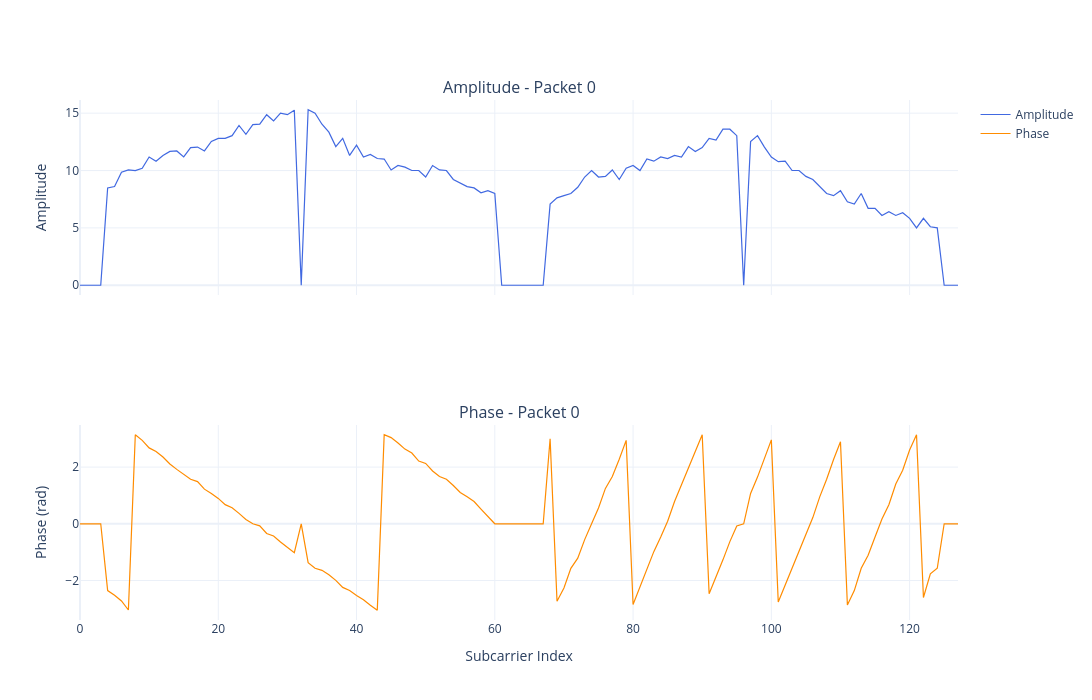

The code cell stored with this chart in its notebook:
### Markdown cell above
## Display sample subcarrier

### Code cell
import plotly.graph_objects as go
from plotly.subplots import make_subplots
import numpy as np

SUBCARRIER_INDEX=10

# Chọn packet đầu tiên có dữ liệu hợp lệ
valid_packets = df_calc[df_calc["subcarrier_count"] > 0]
if valid_packets.empty:
    raise ValueError("Không có packet hợp lệ để plot")

sample_idx = valid_packets.index[0]
amp = np.asarray(df_calc.loc[sample_idx, "amplitude"])
phs = np.asarray(df_calc.loc[sample_idx, "phase"])
subcarrier_idx = np.arange(len(amp))

fig = make_subplots(rows=2, cols=1, shared_xaxes=True,
                    subplot_titles=[f"Amplitude - Packet {sample_idx}",
                                    f"Phase - Packet {sample_idx}"])

fig.add_trace(go.Scatter(x=subcarrier_idx, y=amp, mode='lines',
                          line=dict(color='royalblue', width=1.2),
                          name='Amplitude'), row=1, col=1)

fig.add_trace(go.Scatter(x=subcarrier_idx, y=phs, mode='lines',
                          line=dict(color='darkorange', width=1.2),
                          name='Phase'), row=2, col=1)

fig.update_yaxes(title_text="Amplitude", row=1, col=1)
fig.update_yaxes(title_text="Phase (rad)", row=2, col=1)
fig.update_xaxes(title_text="Subcarrier Index", row=2, col=1)
fig.update_layout(height=700, width=1200, showlegend=True,
                  template='plotly_white')
fig.show()

### Figure 1 — Plotly figure (JSON) as saved in the notebook; plotly's stock layout.template omitted (floating-point values rounded to 4 significant figures)
{"data": [{"line": {"color": "royalblue", "width": 1.2}, "mode": "lines", "name": "Amplitude", "type": "scatter", "x": [0, 1, 2, 3, 4, 5, 6, 7, 8, 9, 10, 11, 12, 13, 14, 15, 16, 17, 18, 19, 20, 21, 22, 23, 24, 25, 26, 27, 28, 29, 30, 31, 32, 33, 34, 35, 36, 37, 38, 39, 40, 41, 42, 43, 44, 45, 46, 47, 48, 49, 50, 51, 52, 53, 54, 55, 56, 57, 58, 59, 60, 61, 62, 63, 64, 65, 66, 67, 68, 69, 70, 71, 72, 73, 74, 75, 76, 77, 78, 79, 80, 81, 82, 83, 84, 85, 86, 87, 88, 89, 90, 91, 92, 93, 94, 95, 96, 97, 98, 99, 100, 101, 102, 103, 104, 105, 106, 107, 108, 109, 110, 111, 112, 113, 114, 115, 116, 117, 118, 119, 120, 121, 122, 123, 124, 125, 126, 127], "xaxis": "x", "y": [0.0, 0.0, 0.0, 0.0, 8.485, 8.602, 9.849, 10.05, 10.0, 10.2, 11.18, 10.82, 11.31, 11.66, 11.7, 11.18, 12.0, 12.04, 11.7, 12.53, 12.81, 12.81, 13.04, 13.93, 13.15, 14.0, 14.04, 14.87, 14.32, 15.0, 14.87, 15.26, 0.0, 15.3, 15.0, 14.04, 13.34, 12.08, 12.81, 11.31, 12.21, 11.18, 11.4, 11.05, 11.0, 10.05, 10.44, 10.3, 10.0, 10.0, 9.434, 10.44, 10.05, 10.0, 9.22, 8.944, 8.602, 8.485, 8.062, 8.246, 8.0, 0.0, 0.0, 0.0, 0.0, 0.0, 0.0, 0.0, 7.071, 7.616, 7.81, 8.0, 8.544, 9.434, 10.0, 9.434, 9.487, 10.05, 9.22, 10.2, 10.44, 10.0, 11.0, 10.82, 11.18, 11.05, 11.31, 11.18, 12.08, 11.66, 12.0, 12.81, 12.65, 13.6, 13.6, 13.04, 0.0, 12.53, 13.04, 12.04, 11.18, 10.77, 10.82, 10.0, 10.0, 9.487, 9.22, 8.602, 8.0, 7.81, 8.246, 7.28, 7.071, 8.0, 6.708, 6.708, 6.083, 6.403, 6.083, 6.325, 5.831, 5.0, 5.831, 5.099, 5.0, 0.0, 0.0, 0.0], "yaxis": "y"}, {"line": {"color": "darkorange", "width": 1.2}, "mode": "lines", "name": "Phase", "type": "scatter", "x": [0, 1, 2, 3, 4, 5, 6, 7, 8, 9, 10, 11, 12, 13, 14, 15, 16, 17, 18, 19, 20, 21, 22, 23, 24, 25, 26, 27, 28, 29, 30, 31, 32, 33, 34, 35, 36, 37, 38, 39, 40, 41, 42, 43, 44, 45, 46, 47, 48, 49, 50, 51, 52, 53, 54, 55, 56, 57, 58, 59, 60, 61, 62, 63, 64, 65, 66, 67, 68, 69, 70, 71, 72, 73, 74, 75, 76, 77, 78, 79, 80, 81, 82, 83, 84, 85, 86, 87, 88, 89, 90, 91, 92, 93, 94, 95, 96, 97, 98, 99, 100, 101, 102, 103, 104, 105, 106, 107, 108, 109, 110, 111, 112, 113, 114, 115, 116, 117, 118, 119, 120, 121, 122, 123, 124, 125, 126, 127], "xaxis": "x2", "y": [0.0, 0.0, 0.0, 0.0, -2.356, -2.521, -2.723, -3.042, 3.142, 2.944, 2.678, 2.554, 2.356, 2.111, 1.92, 1.751, 1.571, 1.488, 1.222, 1.071, 0.8961, 0.6747, 0.5667, 0.3672, 0.1526, 0.0, -0.07131, -0.343, -0.4324, -0.6435, -0.833, -1.019, 0.0, -1.373, -1.571, -1.642, -1.798, -1.997, -2.246, -2.356, -2.531, -2.678, -2.875, -3.051, 3.142, 3.042, 2.85, 2.634, 2.498, 2.214, 2.129, 1.862, 1.67, 1.571, 1.352, 1.107, 0.9505, 0.7854, 0.5191, 0.245, 0.0, 0.0, 0.0, 0.0, 0.0, 0.0, 0.0, 0.0, 3.0, -2.737, -2.266, -1.571, -1.212, -0.5586, 0.0, 0.5586, 1.249, 1.67, 2.279, 2.944, -2.85, -2.214, -1.571, -0.9828, -0.4636, 0.09066, 0.7854, 1.391, 1.997, 2.601, 3.142, -2.467, -1.893, -1.272, -0.6288, -0.07677, 0.0, 1.071, 1.648, 2.297, 2.962, -2.761, -2.159, -1.571, -0.9273, -0.3218, 0.2187, 0.9505, 1.571, 2.266, 2.897, -2.863, -2.356, -1.571, -1.107, -0.4636, 0.1651, 0.6747, 1.406, 1.893, 2.601, 3.142, -2.601, -1.768, -1.571, 0.0, 0.0, 0.0], "yaxis": "y2"}], "layout": {"annotations": [{"font": {"size": 16}, "showarrow": false, "text": "Amplitude - Packet 0", "x": 0.5, "xanchor": "center", "xref": "paper", "y": 1, "yanchor": "bottom", "yref": "paper"}, {"font": {"size": 16}, "showarrow": false, "text": "Phase - Packet 0", "x": 0.5, "xanchor": "center", "xref": "paper", "y": 0.375, "yanchor": "bottom", "yref": "paper"}], "height": 700, "showlegend": true, "width": 1200, "xaxis": {"anchor": "y", "domain": [0, 1], "matches": "x2", "showticklabels": false}, "xaxis2": {"anchor": "y2", "domain": [0, 1], "title": {"text": "Subcarrier Index"}}, "yaxis": {"anchor": "x", "domain": [0.625, 1], "title": {"text": "Amplitude"}}, "yaxis2": {"anchor": "x2", "domain": [0, 0.375], "title": {"text": "Phase (rad)"}}}}
